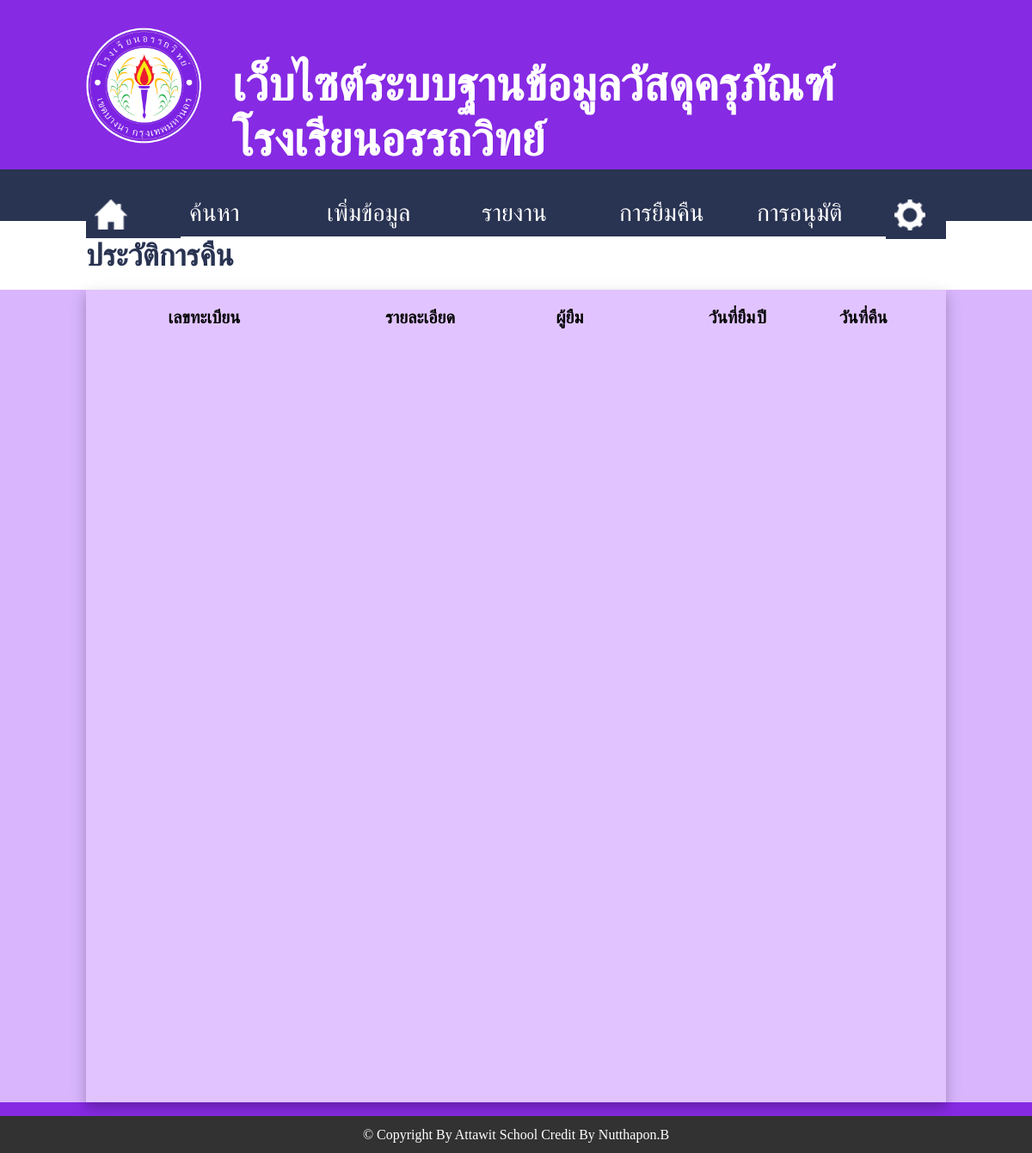
Before: /show_return.php (signed in) with the older database file.
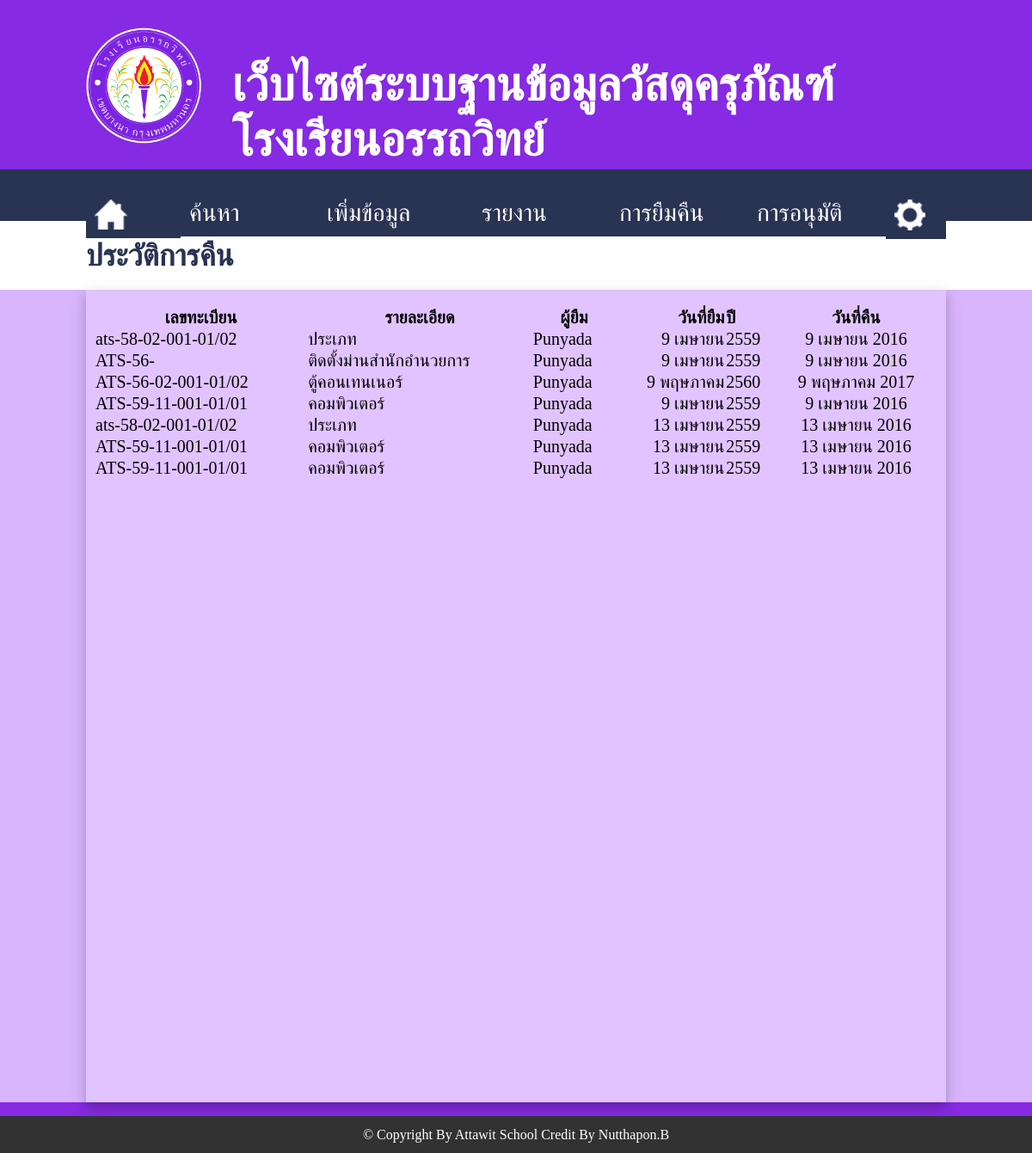
After: the same page with the newer database file.
### tables this page shows
CREATE TABLE `lent_return` (
  `id` int(11) NOT NULL auto_increment,
  `id_data_mda` int(11) NOT NULL,
  `id_mda` varchar(25) NOT NULL,
  `name_mda` varchar(1000) NOT NULL,
  `user_id` int(11) NOT NULL,
  `name_user` varchar(50) NOT NULL,
  `date_lent` varchar(20) NOT NULL,
  `date_return` varchar(20) default NULL,
  `year` varchar(10) NOT NULL,
  `status` int(11) NOT NULL default '0',
  PRIMARY KEY  (`id`)
);

### show_return.php (the view, shortened to what this page needs)
<?php
include('popup.php');
?>
<html>
<head>
	<link rel="stylesheet" href="style.css">
	<link rel="stylesheet" href="jquery.dataTables.min.css" />
</head>
<body id="search">
<form name="form1">
	<div style='width:100%; height:180px;'>
		<div style='width:1000px; heigth:100%; margin:auto; padding-top:1%;'>
			<div style='width:15%; heigth:100%; float:left;'>
				<img src='image/logo_ats.png' style="margin-top:20px;" width='90%'>
			</div>
			<div style='width:83%; heigth:100%; float:left; padding-left:2%;'>
				<h1 style="margin-top:55px;">เว็บไซต์ระบบฐานข้อมูลวัสดุครุภัณฑ์โรงเรียนอรรถวิทย์
				</h1>
			</div>
		</div>
	</div>
	<div style='width:100%; height:60px; background:#293352;'>
		<div style='width:1000px; heigth:100%; margin:auto; margin-top:17px; padding-top:12px;'>
			<div id="sMenu" style="width:90px; heigth:100%; float:left;">
				<a href="main_finance.php">
					<div><img src="image/home.png" width="38"></div>
				</a>
			</div>
			<div class="dropdown" style="width:160px; heigth:100%; float:left;">
				<a href="search_mda.php">
					<div class="dropbtn">ค้นหา</div>
				</a>
			</div>
			<a href="add_mda.php">
				<div id="sMenu" style="width:160px; heigth:100%; float:left;">
					<div>เพิ่มข้อมูล</div>
				</div>
			</a>
			<div class="dropdown" style="width:160px; heigth:100%; float:left;">
				<div class="dropbtn">รายงาน</div>
			</div>
			<div class="dropdown" style="width:160px; heigth:100%; float:left;">
				<div class="dropbtn">การยืมคืน</div>
			</div>
			<a href="">
				<div id="sMenu" style="width:140px; heigth:100%; float:left;">
					<div>การอนุมัติ</div>
				</div>
			</a>
			<a href="">
				<div id="sMenu" style="width:50px; heigth:105%; float:left;">
					<div><img src="image/pass.png" width="36"></div>
				</div>
			</a>
		</div>
	</div>
	<div style='width:100%; height:80px; margin-top:-29px; background:#ffffff;'>
		<div style='width:1000px; height:100%; margin:auto; background:#ffffff;'>
			<h2>ประวัติการคืน</h2>
		</div>
	</div>
	<div style='width:100%; height:945px; background:#d8b5fc;'>
		<div style='width:980px; height:925px; padding-top:20px; padding-left:10px; padding-right:10px; background:#e1c4ff; margin:auto; box-shadow: 0 6px 10px 0 rgba(0, 0, 0, 0.14), 0 6px 20px 0 rgba(0, 0, 0, 0.14);'>
			<table id="example" class="display" style="font-size: 20px;" cellspacing="0" width="100%">
		        <thead>
		            <tr>
		                <th>เลขทะเบียน</th>
		                <th>รายละเอียด</th>
		                <th>ผู้ยืม</th>
		                <th align='right'>วันที่ยืม</th>
		                <th align='left'>ปี</th>
		                <th>วันที่คืน</th>
		            </tr>
		        </thead>
		        <tbody>
		        	<?php
		        	$sql = "SELECT * FROM lent_return WHERE status = 1";
		        	$query = mysql_query($sql);
		        	while ($data = mysql_fetch_array($query)) {
		        		$dateInput = date('j F Y', strtotime($data['date_lent']));
						$explodeDate = explode(" ", $dateInput);
						switch($explodeDate[1]) {
						    case "April": $month = "เมษายน"; break;
						    case "May": $month = "พฤษภาคม"; break;
						}
						$date = $explodeDate[0].' '.$month;
						$dateInputReturn = date('j F Y', strtotime($data['date_lent']));
						$explodeDateReturn = explode(" ", $dateInputReturn);
						switch($explodeDateReturn[1]) {
						    case "April": $month = "เมษายน"; break;
						    case "May": $month = "พฤษภาคม"; break;
						}
						$dateReturn = $explodeDateReturn[0].' '.$month.' '.$explodeDateReturn[2];
		        		echo "
		        		<tr>
			                <td>".$data['id_mda']."</td>
			                <td>".$data['name_mda']."</td>
			                <td>".$data['name_user']."</td>
			                <td align='right'>".$date."</td>
			                <td>".$data['year']."</td>
			                <td><center>".$dateReturn."</center></td>
			            </tr>";
		        	}
		        	 ?>
		        </tbody>
		    </table>
		</div>
	</div>
	</form>
	<div style="background:#323232; width:100%; height:30px; text-align: center; padding-top: 13px; margin-bottom:0px;">
		<font color="#ffffff">&copy Copyright By Attawit School Credit By Nutthapon.B</font>
	</div>
</body>
</html>

Changed rows visible on the page:
added lent_return: id_mda "ats-58-02-001-01/02", name_mda "ประเภท", name_user "Punyada", date_lent "9 เมษายน", year "2559", date_lent "9 เมษายน 2016"
added lent_return: id_mda "ATS-56-", name_mda "ติดตั้งม่านสำนักอำนวยการ", name_user "Punyada", date_lent "9 เมษายน", year "2559", date_lent "9 เมษายน 2016"
added lent_return: id_mda "ATS-56-02-001-01/02", name_mda "ตู้คอนเทนเนอร์", name_user "Punyada", date_lent "9 พฤษภาคม", year "2560", date_lent "9 พฤษภาคม 2017"
added lent_return: id_mda "ATS-59-11-001-01/01", name_mda "คอมพิวเตอร์", name_user "Punyada", date_lent "9 เมษายน", year "2559", date_lent "9 เมษายน 2016"
added lent_return: id_mda "ats-58-02-001-01/02", name_mda "ประเภท", name_user "Punyada", date_lent "13 เมษายน", year "2559", date_lent "13 เมษายน 2016"
added lent_return: id_mda "ATS-59-11-001-01/01", name_mda "คอมพิวเตอร์", name_user "Punyada", date_lent "13 เมษายน", year "2559", date_lent "13 เมษายน 2016"
added lent_return: id_mda "ATS-59-11-001-01/01", name_mda "คอมพิวเตอร์", name_user "Punyada", date_lent "13 เมษายน", year "2559", date_lent "13 เมษายน 2016"
